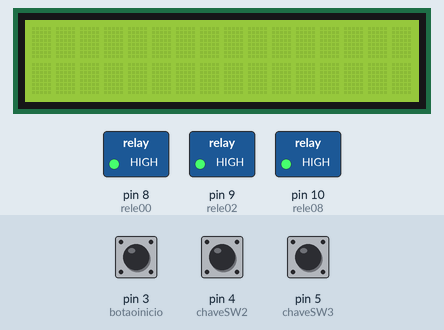
This sketch was run on a simulated Arduino Uno, built with avr-gcc and run on an emulated ATmega328P. Shown: 16×2 character LCD, switched loads named in the sketch (green lamp = pin HIGH). The test bench sets the inputs (shaded band); at power-on: pin 3 (botaoinicio) LOW, pin 5 (chaveSW3) LOW, pin 4 (chaveSW2) LOW.

Above: at 1.2 s.
1.3 s: pin 3 (botaoinicio) pulled HIGH for 0.15 s
At 2.5 s:
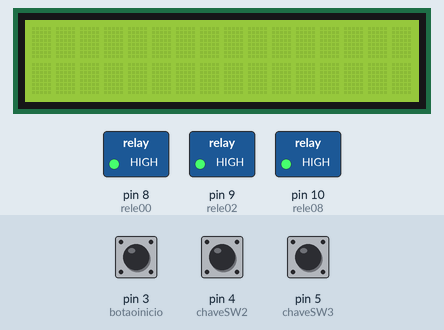
3.0 s: pin 5 (chaveSW3) pulled HIGH for 0.15 s
At 3.1 s:
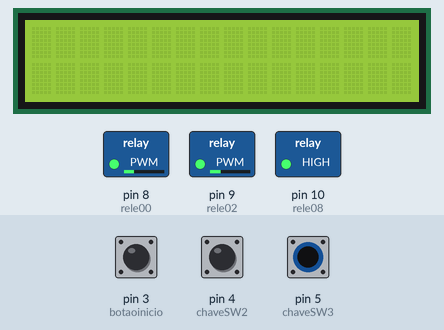
4.7 s: pin 4 (chaveSW2) pulled HIGH for 0.15 s
At 6.0 s:
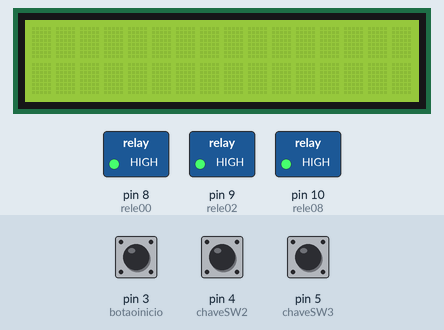
6.3 s: pin 3 (botaoinicio) pulled HIGH for 1 s
At 7.1 s:
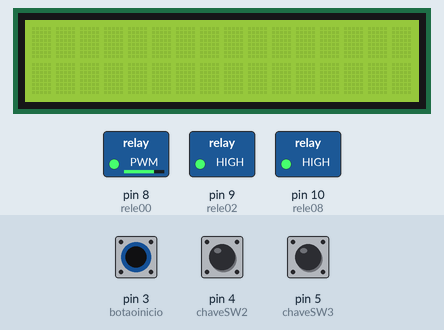
8.8 s: pin 3 (botaoinicio) pulled HIGH for 3.2 s
At 13.1 s:
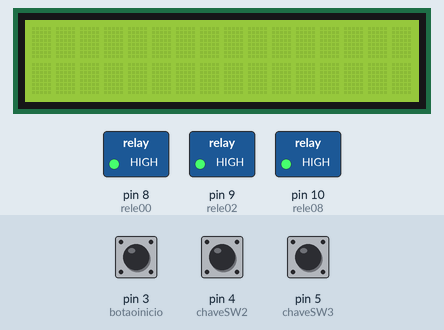
13.5 s: pin 5 (chaveSW3) pulled HIGH for 1 s
At 14.3 s:
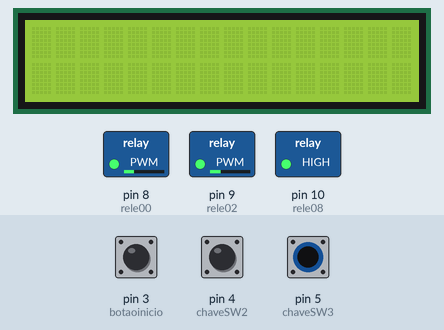
Timing chart, 0 to 16.5 s (numbered marks = the images above; inputs shaded):
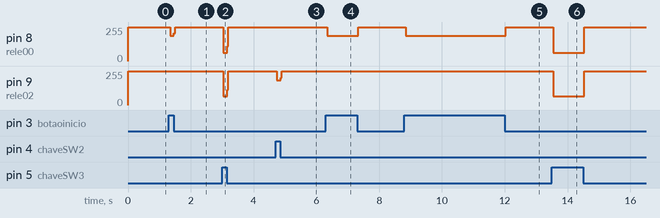

Measured:
- after the input at 1.3 s, pin 8 (rele00): 255/255 → 191/255 at once, → 255/255 0.12 s later
- after the input at 3.0 s, pin 8 (rele00): 255/255 → 63/255 at once, → 255/255 0.12 s later; pin 9 (rele02): 255/255 → 67/255 at once, → 255/255 0.12 s later
- after the input at 4.7 s, pin 9 (rele02): 255/255 → 187/255 at once, → 255/255 0.12 s later
- after the input at 6.3 s, pin 8 (rele00): 255/255 → 191/255 at once, → 255/255 1.0 s later
- after the input at 8.8 s, pin 8 (rele00): 255/255 → 191/255 at once, → 255/255 3.2 s later
- after the input at 13.5 s, pin 8 (rele00): 255/255 → 63/255 at once, → 255/255 1.0 s later; pin 9 (rele02): 255/255 → 67/255 at once, → 255/255 1.0 s later

The sketch:

teste_dois_botoes_MOTORES_OK.ino
```cpp
#include <Wire.h>
#include <LiquidCrystal_I2C.h>
// Inicializa o display no endereco 0x3F
LiquidCrystal_I2C lcd(0x3F,2,1,0,4,5,6,7,3, POSITIVE);


int botaoinicio = 3; // define pino 9 como entrada botao liga
int chaveSW2 = 4; // define botao 8 como botao desliga
int chaveSW3 = 5;
#define rele00 8 // rele motor 3
#define rele02 9 // rele motor 3
#define rele08 10 // rele acionamento motor 3 e motor 4

int estadorele00 = 1;
int estadorele02 = 1;
int estadorele08 = 1;

void setup() {

pinMode (botaoinicio, INPUT); // define como entrada
pinMode (chaveSW2, INPUT); // define como entrada
pinMode (chaveSW3, INPUT); // define como entrada
pinMode (rele00, OUTPUT); // define como saida
pinMode (rele02, OUTPUT); // define como saida
pinMode (rele08, OUTPUT); // define como saida

digitalWrite(rele00, estadorele00);
digitalWrite(rele02, estadorele02);
digitalWrite(rele08, estadorele08);

Serial.begin(9600);
lcd.begin (16,2);
}

void loop() {

int valorInicio = digitalRead (botaoinicio);// le o valor de botao
int valorSW2 = digitalRead (chaveSW2); // le o valor de botao1
int valorSW3 = digitalRead (chaveSW3); // le o valor de botao2

if (valorInicio == HIGH) {// Testa o estado dos botoes

digitalWrite (rele00,LOW); // envia a saida para nivel baixo

}else{
  digitalWrite (rele00,HIGH); // envia a saida para nivel baixo
}

if (valorSW2 == HIGH) {// Testa o estado dos botoes

digitalWrite (rele02,LOW); // envia a saida para nivel baixo

}else{
  digitalWrite (rele02,HIGH); // envia a saida para nivel baixo
}

if (valorSW3 == HIGH) { // Testa saida dos botoes
digitalWrite (rele00,LOW); // envia a saida para nivel baixo
digitalWrite (rele02,LOW); // envia a saida para nivel baixo
}
else{
  digitalWrite (rele00,HIGH); // envia a saida para nivel baixo
  digitalWrite (rele02,HIGH); // envia a saida para nivel baixo
}


}
```
